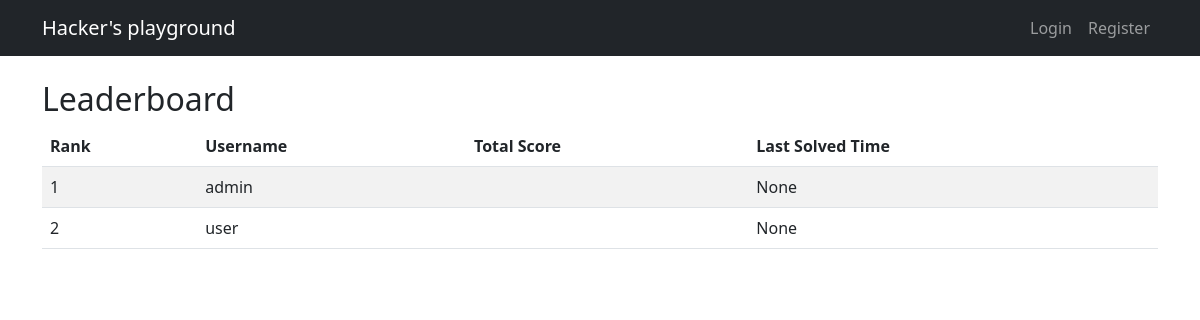
The app's page /leaderboard with its own data.
### tables this page shows
CREATE TABLE users (
  id INTEGER PRIMARY KEY AUTOINCREMENT,
  username TEXT NOT NULL UNIQUE,
  password TEXT NOT NULL,
  email TEXT,
  comment TEXT,
  nationality TEXT,
  score INTEGER DEFAULT 0,
  ranking INTEGER DEFAULT 0
);

### app.py (the view)
@app.route('/leaderboard')
@app.route('/leaderboard')
def leaderboard():
    conn = get_db()
    cur = conn.cursor()
    cur.execute("""
        SELECT u.id, u.username, u.score, u.nationality, MAX(s.solved_at) AS last_solved_time
        FROM users u
        LEFT JOIN solves s ON u.id = s.user_id
        GROUP BY u.id
        ORDER BY u.score DESC, last_solved_time ASC
        LIMIT 100
    """)
    top_users = cur.fetchall()
    for i, user in enumerate(top_users, start=1):
        cur.execute("UPDATE users SET ranking=? WHERE id=?", (i, user["id"]))
    conn.commit()
    return render_template("leaderboard.html", top_users=top_users)

### app.py (called while the page is built)
def get_db():
    conn = sqlite3.connect(DB)
    conn.row_factory = sqlite3.Row
    return conn

### templates/leaderboard.html
{% extends "base.html" %}
{% block content %}
<h2>Leaderboard</h2>
<table class="table table-striped">
  <thead>
    <tr>
      <th>Rank</th>
      <th>Username</th>
      <th>Total Score</th>
      <th>Last Solved Time</th>
    </tr>
  </thead>
  <tbody>
    {% for user in top_users %}
    <tr>
      <td>{{ loop.index }}</td>
      <td>{{ user.username }}</td>
      <td>{{ user.total_score }}</td>
      <td>{{ user.last_solved_time }}</td>
    </tr>
    {% endfor %}
  </tbody>
</table>
{% endblock %}

### records on screen
users: username "admin", last_solved_time "None"
users: username "user", last_solved_time "None"
